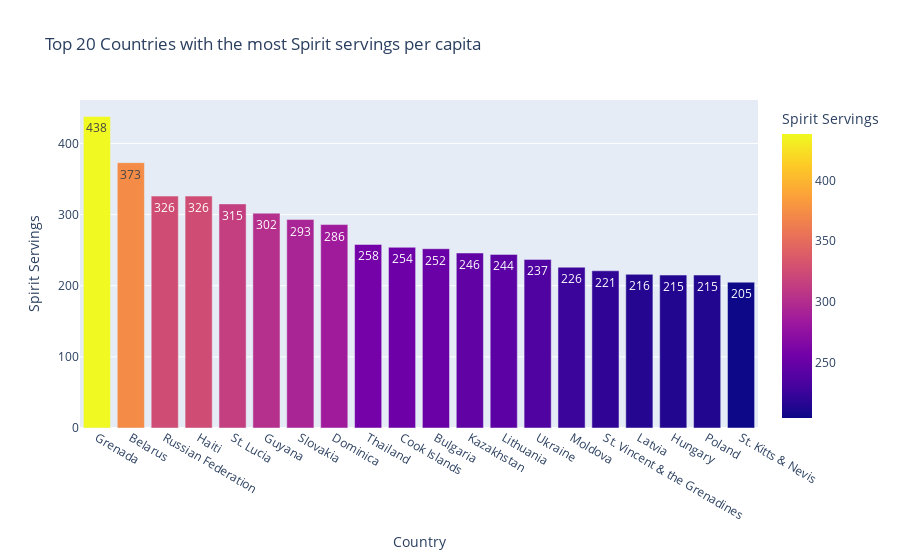

Write notebook code for a chart like this one.
### Markdown cell above
### Top 20 countries with the most spirit servings per capita

### Code cell
top20_spirit = drinks.sort_values('spirit_servings',ascending=False)[:20]
# creating a seperate dictionary for the labels
labels_ = {'country' : 'Country',
          'spirit_servings' : 'Spirit Servings'}
          
# seperate string for the title
title_ = 'Top 20 Countries with the most Spirit servings per capita'

fig3 = px.bar(top20_spirit, x = 'country', y = 'spirit_servings', color='spirit_servings',
               text_auto = True,
             labels = labels_,
             title=title_)

fig3.show()

### Figure 1 — Plotly figure (JSON) as saved in the notebook; plotly's stock layout.template omitted (floating-point values rounded to 4 significant figures)
{"data": [{"alignmentgroup": "True", "hovertemplate": "Country=%{x}<br>Spirit Servings=%{marker.color}<extra></extra>", "legendgroup": "", "marker": {"color": [438, 373, 326, 326, 315, 302, 293, 286, 258, 254, 252, 246, 244, 237, 226, 221, 216, 215, 215, 205], "coloraxis": "coloraxis", "pattern": {"shape": ""}}, "name": "", "offsetgroup": "", "orientation": "v", "showlegend": false, "textposition": "auto", "texttemplate": "%{y}", "type": "bar", "x": ["Grenada", "Belarus", "Russian Federation", "Haiti", "St. Lucia", "Guyana", "Slovakia", "Dominica", "Thailand", "Cook Islands", "Bulgaria", "Kazakhstan", "Lithuania", "Ukraine", "Moldova", "St. Vincent & the Grenadines", "Latvia", "Hungary", "Poland", "St. Kitts & Nevis"], "xaxis": "x", "y": [438, 373, 326, 326, 315, 302, 293, 286, 258, 254, 252, 246, 244, 237, 226, 221, 216, 215, 215, 205], "yaxis": "y"}], "layout": {"barmode": "relative", "coloraxis": {"colorbar": {"title": {"text": "Spirit Servings"}}, "colorscale": [[0, "#0d0887"], [0.1111, "#46039f"], [0.2222, "#7201a8"], [0.3333, "#9c179e"], [0.4444, "#bd3786"], [0.5556, "#d8576b"], [0.6667, "#ed7953"], [0.7778, "#fb9f3a"], [0.8889, "#fdca26"], [1, "#f0f921"]]}, "legend": {"tracegroupgap": 0}, "title": {"text": "Top 20 Countries with the most Spirit servings per capita"}, "xaxis": {"anchor": "y", "domain": [0, 1], "title": {"text": "Country"}}, "yaxis": {"anchor": "x", "domain": [0, 1], "title": {"text": "Spirit Servings"}}}}
